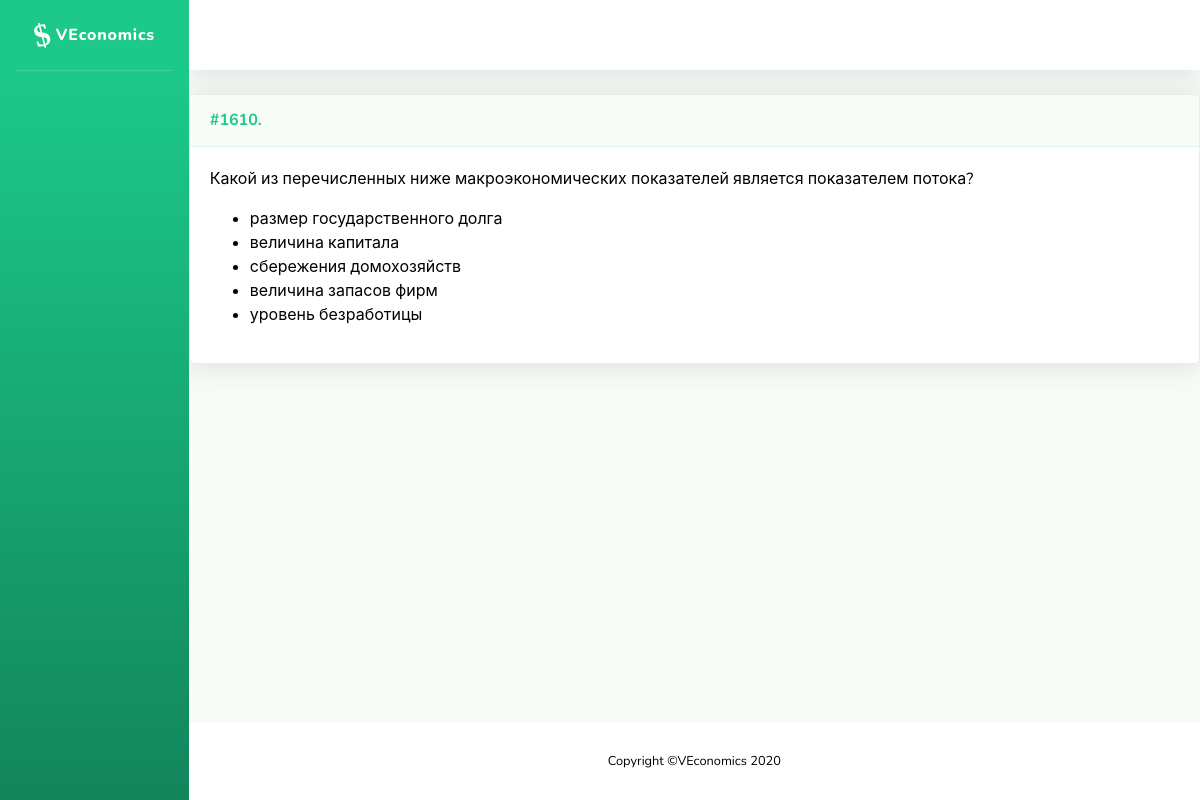
Page /problems/1610 on the committed database.
### problems/models.py (models this page shows, shortened)
class Problem(models.Model):
    name = models.CharField('Название', max_length=200, blank=True, null=True)
    task = RichTextUploadingField('Условие')
    problem_type = models.IntegerField('Тип задачи', choices=TYPE_CHOICES, blank=False, null=False, default=0)
    short_answer = models.CharField('Ответ (для автоматической проверки)', max_length=200, blank=True)
    yesno_answer = models.IntegerField('Ответ ДА/НЕТ', choices=YESNO_CHOICES, blank=False, default=0)
    solution = RichTextUploadingField('Решение', blank=True)
    hint = RichTextUploadingField('Подсказка', blank=True)
    topics = models.ManyToManyField(Topic, related_name="problems", verbose_name='Темы')
    assignments = models.ManyToManyField(User, through='Assignment', through_fields=['problem', 'person'])
    class Meta:
        ordering = ['id']

class Variant(models.Model):
    text = models.CharField('Вариант ответа', max_length=1000, blank=False)
    right = models.BooleanField('Верный ответ', blank=False, null=False, default=False)
    problem = models.ForeignKey(Problem, verbose_name="Задача", on_delete=models.CASCADE, blank=True, null=True, related_name='variants')
    order = models.IntegerField('Порядковый номер', blank=False, null=False, default=0)
    class Meta:
        verbose_name = 'Ответ'
        verbose_name_plural = 'Ответы'

### problems/views.py (the view)
# urls.py: path('<int:pk>', views.ProblemDetailView.as_view(), name='problem-detail'),
class ProblemDetailView(DetailView):
    model = Problem

### problems/templates/problems/problem_detail.html
{% extends "problems/sb/base.html" %}
{% block content %}
        {% include 'problems/problem.html' %}
{% endblock %}

### problems/templates/problems/problem.html (shortened to what this page needs)
{% autoescape off%}
<div class="problem">
    <div class="card shadow mb-4">
        <div class="problem-header">
            <a name="problem-{{ problem.id }}" class="d-block card-header py-3" role="button" aria-expanded="true" aria-controls="collapse">
                    <h6 class="m-0 font-weight-bold text-primary">
                        <nobr>
                            <div class="problem-id">
                                #{{ problem.id }}.
                            </div>
                        </nobr>
                    </h6>
            </a>
        </div>
        <div class="card-body">
        <div class="collapse show" id="problem-{{ problem.id }}">
            <div class="problem-task">
                {{ problem.task }}
                {% if not problem.submit and not problem.assignment and not problem.form %}
                    {% if problem.variants %}
                        <ul>
                            {% for variant in problem.variants.all %}
                                <li>
                                    {{ variant.text }}
                                </li>
                            {% endfor %}
                        </ul>
                    {% endif %}
                {% endif %}
            </div>
        </div>
    </div>
    </div>
</div>
{% endautoescape %}

### problems/static/problems/main.css (style rules this page uses)
.problem-header { white-space:nowrap }
h6 div { display:inline-block; }

### rows in the picture
Problem: id "1610", task "Какой из перечисленных ниже макроэкономических показателей является показателем потока?"
Variant: text "размер государственного долга"
Variant: text "величина капитала"
Variant: text "сбережения домохозяйств"
Variant: text "величина запасов фирм"
Variant: text "уровень безработицы"
